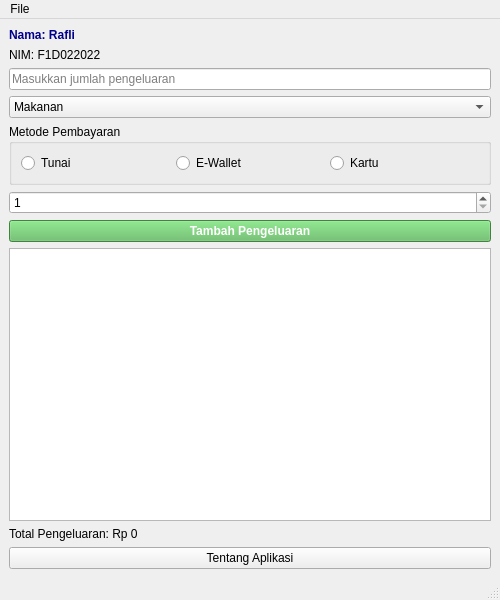
<?xml version="1.0" encoding="UTF-8"?>
<ui version="4.0">
 <class>ExpenseCalculator</class>
 <widget class="QMainWindow" name="ExpenseCalculator">
  <property name="geometry">
   <rect>
    <x>0</x>
    <y>0</y>
    <width>500</width>
    <height>600</height>
   </rect>
  </property>
  <property name="windowTitle">
   <string>Kalkulator Pengeluaran</string>
  </property>
  <widget class="QWidget" name="centralwidget">
   <layout class="QVBoxLayout" name="verticalLayout">
    <item>
     <widget class="QLabel" name="labelNama">
      <property name="styleSheet">
       <string>font-weight: bold; color: darkblue;</string>
      </property>
      <property name="text">
       <string>Nama: Rafli</string>
      </property>
     </widget>
    </item>
    <item>
     <widget class="QLabel" name="labelNIM">
      <property name="text">
       <string>NIM: F1D022022</string>
      </property>
     </widget>
    </item>
    <item>
     <widget class="QLineEdit" name="inputJumlah">
      <property name="placeholderText">
       <string>Masukkan jumlah pengeluaran</string>
      </property>
     </widget>
    </item>
    <item>
     <widget class="QComboBox" name="comboKategori">
      <item>
       <property name="text">
        <string>Makanan</string>
       </property>
      </item>
      <item>
       <property name="text">
        <string>Transportasi</string>
       </property>
      </item>
      <item>
       <property name="text">
        <string>Hiburan</string>
       </property>
      </item>
     </widget>
    </item>
    <item>
     <widget class="QGroupBox" name="groupBoxMetode">
      <property name="title">
       <string>Metode Pembayaran</string>
      </property>
      <layout class="QHBoxLayout" name="horizontalLayout">
       <item>
        <widget class="QRadioButton" name="radioTunai">
         <property name="text">
          <string>Tunai</string>
         </property>
        </widget>
       </item>
       <item>
        <widget class="QRadioButton" name="radioEwallet">
         <property name="text">
          <string>E-Wallet</string>
         </property>
        </widget>
       </item>
       <item>
        <widget class="QRadioButton" name="radioKartu">
         <property name="text">
          <string>Kartu</string>
         </property>
        </widget>
       </item>
      </layout>
     </widget>
    </item>
    <item>
     <widget class="QSpinBox" name="spinJumlah">
      <property name="minimum">
       <number>1</number>
      </property>
      <property name="maximum">
       <number>100</number>
      </property>
      <property name="value">
       <number>1</number>
      </property>
     </widget>
    </item>
    <item>
     <widget class="QPushButton" name="btnTambah">
      <property name="styleSheet">
       <string>background-color: #5cb85c; color: white; font-weight: bold;</string>
      </property>
      <property name="text">
       <string>Tambah Pengeluaran</string>
      </property>
     </widget>
    </item>
    <item>
     <widget class="QListWidget" name="listPengeluaran"/>
    </item>
    <item>
     <widget class="QLabel" name="labelTotal">
      <property name="text">
       <string>Total Pengeluaran: Rp 0</string>
      </property>
     </widget>
    </item>
    <item>
     <widget class="QPushButton" name="btnTentang">
      <property name="text">
       <string>Tentang Aplikasi</string>
      </property>
     </widget>
    </item>
   </layout>
  </widget>
  <widget class="QMenuBar" name="menubar">
   <property name="geometry">
    <rect>
     <x>0</x>
     <y>0</y>
     <width>500</width>
     <height>26</height>
    </rect>
   </property>
   <addaction name="menuFile"/>
  </widget>
  <widget class="QStatusBar" name="statusbar"/>
  <action name="menuFile">
   <property name="text">
    <string>File</string>
   </property>
  </action>
 </widget>
 <resources/>
 <connections/>
</ui>
